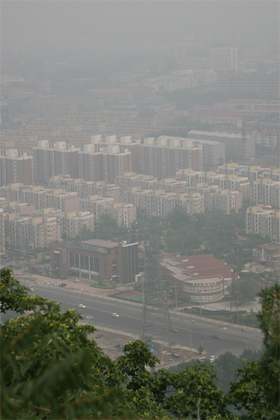
%> input picture images/3.bmp, 280 x 420 px, shrunk from 400 x 600 before the run
$ octave --eval "result = Retinex_1(imread('images/3.bmp'));"   (GNU Octave 9; MATLAB toolbox functions it lacks are replaced by stand-ins)
%> lines starting %> are read from the running program, lines starting %| are printed output that depends on the picture
function In = Retinex_1(f, flag)
% Retinex实现图像去雾
% 输入参数：
%  f——图像矩阵
%  flag——显示标记
% 输出参数：
%  In——结果图像

if nargin < 2
    flag = 1;
end
%提取图像的R、G、B分量
fr = f(:, :, 1);
fg = f(:, :, 2);
fb = f(:, :, 3);
%数据类型归一化
mr = mat2gray(im2double(fr));
mg = mat2gray(im2double(fg));
mb = mat2gray(im2double(fb));
%定义alpha参数
alpha = randi([80 100], 1)*20;
%定义模板大小
n = floor(min([size(f, 1) size(f, 2)])*0.5);
%> n = 140
%计算中心
n1 = floor((n+1)/2);
%> n1 = 70
for i = 1:n
    for j = 1:n
        %高斯函数
        b(i,j)  = exp(-((i-n1)^2+(j-n1)^2)/(4*alpha))/(pi*alpha);
    end
end
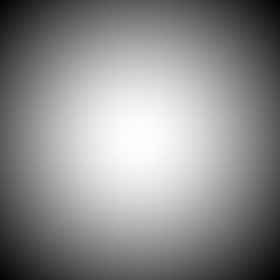
%> b: size 140x140 double (shown 2 times larger); min 4.64e-05, max 0.000164, mean 0.000111; drawn with min black and max white
%卷积滤波
nr1 = imfilter(mr,b,'conv', 'replicate');
ng1 = imfilter(mg,b,'conv', 'replicate');
nb1 = imfilter(mb,b,'conv', 'replicate');
ur1 = log(nr1);
ug1 = log(ng1);
ub1 = log(nb1);
tr1 = log(mr);
tg1 = log(mg);
tb1 = log(mb);
yr1 = (tr1-ur1)/3;
yg1 = (tg1-ug1)/3;
yb1 = (tb1-ub1)/3;
%定义beta参数
beta = randi([80 100], 1)*1;
%定义模板大小
x = 32;
for i = 1:n
    for j = 1:n
        %高斯函数
        a(i,j)  = exp(-((i-n1)^2+(j-n1)^2)/(4*beta))/(6*pi*beta);
    end
end
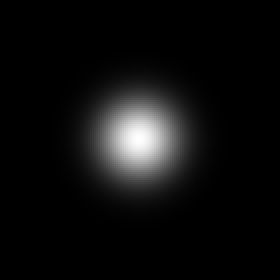
%> a: size 140x140 double (shown 2 times larger); min 4.89e-16, max 0.000603, mean 3.4e-05; drawn with min black and max white
%卷积滤波
nr2 = imfilter(mr,a,'conv', 'replicate');
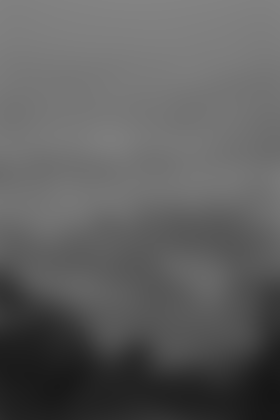
%> nr2: size 420x280 double; min 0.0884, max 0.515, mean 0.372
ng2 = imfilter(mg,a,'conv', 'replicate');
nb2 = imfilter(mb,a,'conv', 'replicate');
ur2 = log(nr2);
ug2 = log(ng2);
ub2 = log(nb2);
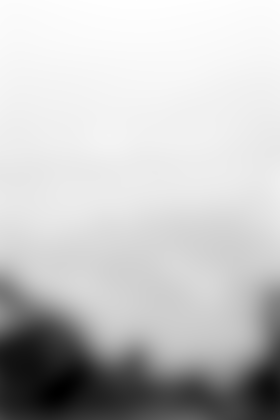
%> ub2: size 420x280 double; min -2.84, max -0.567, mean -1.09; drawn with min black and max white
tr2 = log(mr);
tg2 = log(mg);
tb2 = log(mb);
yr2 = (tr2-ur2)/3;
yg2 = (tg2-ug2)/3;
yb2 = (tb2-ub2)/3;
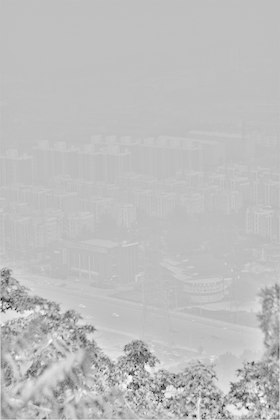
%> yb2: size 420x280 double; 0% of the values are NaN or infinite; the others: min -1.18, max 0.558, mean 0.117; drawn with min black, max white, NaN and infinite black
%定义eta参数
eta = randi([80 100], 1)*200;
for i = 1:n
    for j = 1:n
        %高斯函数
        e(i,j)  = exp(-((i-n1)^2+(j-n1)^2)/(4*eta))/(4*pi*eta);
    end
end
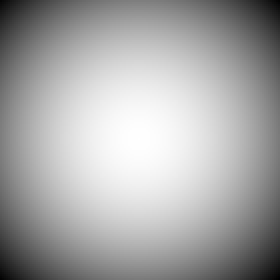
%> e: size 140x140 double (shown 2 times larger); min 3.86e-06, max 4.42e-06, mean 4.23e-06; drawn with min black and max white
%卷积滤波
nr3 = imfilter(mr,e,'conv', 'replicate');
ng3 = imfilter(mg,e,'conv', 'replicate');
nb3 = imfilter(mb,e,'conv', 'replicate');
ur3 = log(nr3);
ug3 = log(ng3);
ub3 = log(nb3);
tr3 = log(mr);
tg3 = log(mg);
tb3 = log(mb);
yr3 = (tr3-ur3)/3;
yg3 = (tg3-ug3)/3;
yb3 = (tb3-ub3)/3;
dr = yr1+yr2+yr3;
dg = yg1+yg2+yg3;
db = yb1+yb2+yb3;
cr = im2uint8(dr);
cg = im2uint8(dg);
cb = im2uint8(db);
% 集成处理后的分量得到结果图像
In = cat(3, cr, cg, cb);
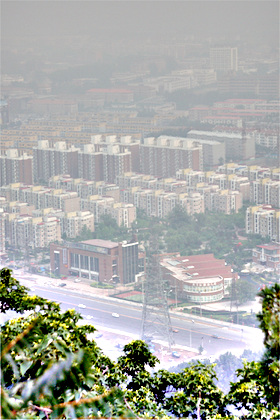
%> In: size 420x280x3 uint8; mean R, G, B 168.6, 170.8, 165.2
%结果显示
if flag
    figure;
    subplot(2, 2, 1); imshow(f); title('原图像', 'FontWeight', 'Bold');
    subplot(2, 2, 2); imshow(In); title('处理后的图像', 'FontWeight', 'Bold');
    % 灰度化，用于计算直方图
    Q = rgb2gray(f);
    M = rgb2gray(In);
    subplot(2, 2, 3); imhist(Q, 64); title('原灰度直方图', 'FontWeight', 'Bold');
    subplot(2, 2, 4); imhist(M, 64); title('处理后的灰度直方图', 'FontWeight', 'Bold');
end

$ run again, on images/gugong.bmp
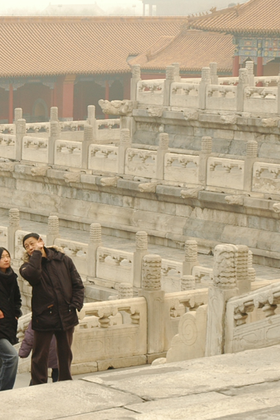
%> input picture images/gugong.bmp, 280 x 420 px, shrunk from 400 x 600 before the run
%> in Retinex_1, `yb2 = (tb2-ub2)/3;`:
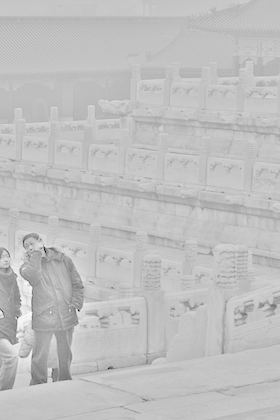
%> yb2: size 420x280 double; 0% of the values are NaN or infinite; the others: min -1.13, max 0.536, mean 0.123; drawn with min black, max white, NaN and infinite black
%> in Retinex_1, `In = cat(3, cr, cg, cb);`:
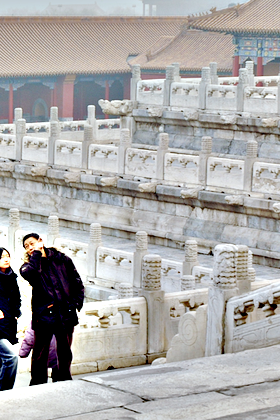
%> In: size 420x280x3 uint8; mean R, G, B 171.2, 169.7, 168.6

$ run again, on images/test17.bmp
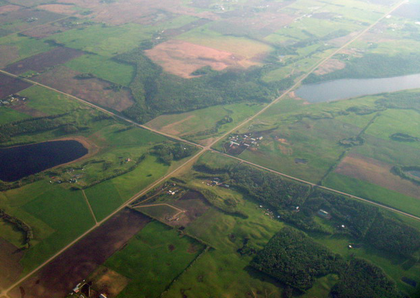
%> input picture images/test17.bmp, 420 x 298 px, shrunk from 622 x 442 before the run
%> after the loop in Retinex_1, `for i = 1:n`:
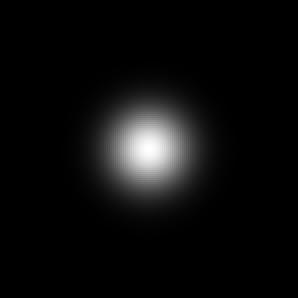
%> a: size 149x149 double (shown 2 times larger); min 1.85e-17, max 0.000603, mean 3e-05; drawn with min black and max white
%> in Retinex_1, `In = cat(3, cr, cg, cb);`:
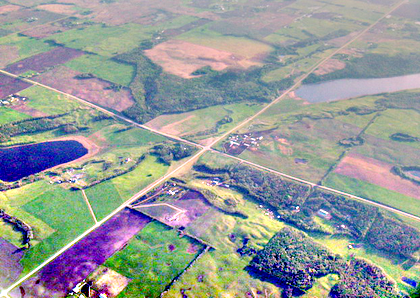
%> In: size 298x420x3 uint8; mean R, G, B 149.3, 154.9, 154.3
